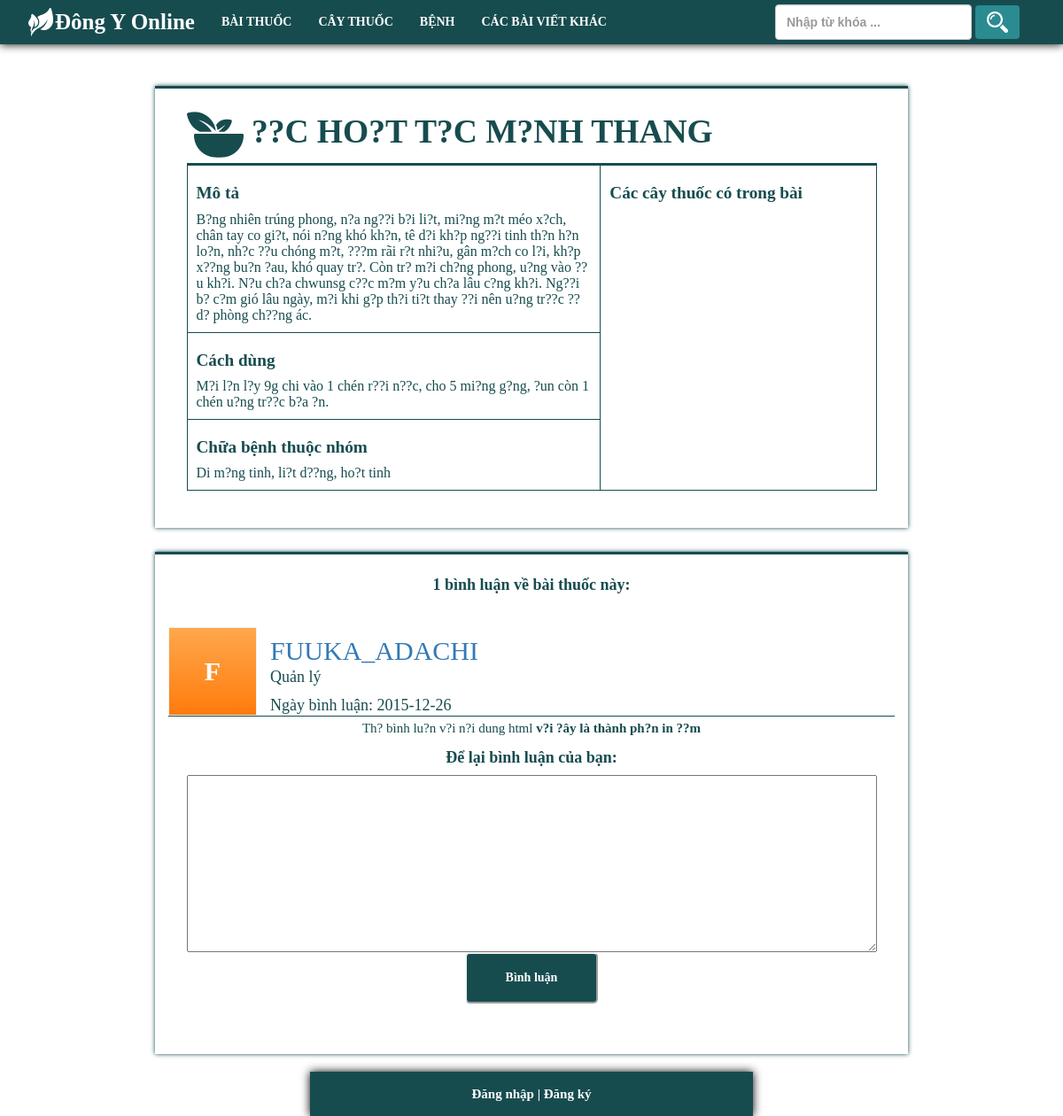
Page /binhluanbaithuoc.php?maBaiThuoc=2 on the committed database.
### tables this page shows
CREATE TABLE `baithuoc` (
  `maBaiThuoc` int(11) NOT NULL,
  `tenBaiThuoc` varchar(128) NOT NULL,
  `moTaTacDung` varchar(2048) DEFAULT NULL COMMENT 'Mô tả về tác dụng của bài thuốc',
  `maBenh` int(11) DEFAULT NULL COMMENT 'Chữa bệnh thuộc nhóm nào',
  `cachDung` text NOT NULL,
  `trangThai` tinyint(1) NOT NULL DEFAULT '-1' COMMENT '1:Active, 0: In Active, -1:In Processing'
);

CREATE TABLE `benh` (
  `maBenh` int(11) NOT NULL COMMENT 'Mã bệnh',
  `tenBenh` varchar(128) NOT NULL COMMENT 'Tên bệnh'
);

CREATE TABLE `nguoidung` (
  `maNguoiDung` int(11) NOT NULL COMMENT 'Mã người dùng',
  `tenDangNhap` varchar(24) NOT NULL COMMENT 'Tên đăng nhập',
  `matKhau` varchar(32) NOT NULL COMMENT 'Mật khẩu',
  `hoTen` varchar(35) NOT NULL COMMENT 'Họ tên',
  `email` varchar(128) NOT NULL COMMENT 'Email',
  `maQuyen` int(11) NOT NULL COMMENT 'Mã quyền',
  `ngayDangKy` date NOT NULL COMMENT 'Ngày đăng ký',
  `trangThai` tinyint(1) NOT NULL DEFAULT '0' COMMENT 'Trạng thái kích hoạt (1:Active, 0: Inactive, -1:Banned)'
);

### database.php (called while the page is built, shortened)
<?php
	class database{
		public $host = 'localhost';
		public $user = 'root';
		public $pass = '12345678';
		public $dbName = 'thuocdongy';
		public $result = NULL;
		public function connect(){
			$this->conn = mysql_connect($this->host, $this->user, $this->pass);
			if($this->conn){
				$selectDB = mysql_select_db($this->dbName, $this->conn);
			}else{
				echo 'Not connect to database';
			}
		}
		public function query($sql){
			$this->result = mysql_query($sql);
		}
		public function fetch(){
			if($this->result){
				$rows = mysql_fetch_array($this->result);
				return $rows;
			}
		}
	}
?>

### binhluanbaithuoc.php (the view, shortened to what this page needs)
<html>
    <head>
        <link rel="stylesheet" href="./lib/bootstrap.min.css">
        <link rel="stylesheet" type="text/css" href="./css/home.css">
        <link rel="stylesheet" type="text/css" href="./css/search.css">
        <link rel="stylesheet" type="text/css" href="./css/custom-avarta.css">
        ﻿<?php
            include_once 'database.php';
            $doituong2 = new doituong();
            $maBaiThuoc = $_GET['maBaiThuoc'];
            $baiThuoc_req = mysql_query("SELECT * FROM baithuoc WHERE maBaiThuoc = '$maBaiThuoc'");
            $baiThuoc = mysql_fetch_array($baiThuoc_req);
            $nhomBenh_req = mysql_query("SELECT * FROM benh WHERE maBenh = '" .intVal($baiThuoc['maBenh']). "'");
            $nhomBenh = mysql_fetch_array($nhomBenh_req);
        ?>
    </head>
    <body id="myPage" >
        <?php
            include_once('header.php');
	?>
        <div class="white-trans-container">
            <div class="search-panel">
                <div class="left-header-panel">
                    <img src="./img/baithuoc.png"> <?php echo $baiThuoc['tenBaiThuoc'];?>
                </div>
                <table class="search-table" style="width: 95%;">
                    <tr>
                        <td>
                            <h4>Mô tả</h4><?php echo $baiThuoc['moTaTacDung'] ?>
                        </td>
                        <td class="right-td" rowspan="3">
                            <h4>Các cây thuốc có trong bài</h4>
                        </td>
                    </tr>
                    <tr>
                        <td>
                            <h4>Cách dùng</h4><?php echo $baiThuoc['cachDung'] ?>
                        </td>
                    </tr>
                    <tr>
                        <td>
                            <h4>Chữa bệnh thuộc nhóm</h4><?php echo $nhomBenh['tenBenh'] ?>
                        </td>
                    </tr>
                </table><br>
            </div><br>
            <?php
                $binhluanbaithuoc_req = mysql_query("SELECT * FROM binhluanbaithuoc WHERE maBaiThuoc='$maBaiThuoc'");
                $nbre_binhluanbaithuoc = mysql_num_rows($binhluanbaithuoc_req);
                $a = array();
                while($row = mysql_fetch_array($binhluanbaithuoc_req)){
                    $a[] = $row;
                }
            ?>
            <div class="search-panel" id="commentarea">
                <h4><?php echo $nbre_binhluanbaithuoc ?> bình luận về bài thuốc này:</h4><br/>
                <?php foreach ($a as $binhluanbaithuoc) {
                    $sql2 = "SELECT * from nguoidung where maNguoiDung = '".$binhluanbaithuoc['maNguoiDung']."'";
                    $doituong2->query($sql2);
                    $rows2 = $doituong2->fetch();
                    $nguoidung = $rows2['tenDangNhap'];
                    $maquyen = intVal($rows2['maQuyen']);
                    $av = (intVal($rows2['maNguoiDung'])%10);
                ?>
                <div class="comment-panel">
                    <?php echo "<div class='av" .$av. "'>" .$nguoidung[0]. "</div>";?><div class="comment-space">.</div>
                    <div class="comment-panel-name"><?php echo "<a href='chitietnguoidung.php?maNguoiDung=" .$rows2['maNguoiDung']. "'>" .$nguoidung. "</a>";?></div>
                    <div class="comment-panel-content"><?php
                            switch ($maquyen){
                                case 3:
                                    echo "Quản lý";
                                    break;
                            }
                            echo "<br>";
                            echo "Ngày bình luận: " .$binhluanbaithuoc['ngayBinhLuan']. "";
                        ?>
                    </div>
                    <div class="comment-clear">.</div>
                    <?php echo $binhluanbaithuoc['noiDung'];?>
                </div>
                <?php } ?>
                <h4>Để lại bình luận của bạn:</h4>
                <form method="POST" action="binhluan-process.php">
                    <textarea name="noiDung" style="width: 95%; height: 200px;" required></textarea>
                    <input type="submit" name="submit" value="Bình luận" class="button"/>
                </form><br>
            </div>
    </div>
        <?php
            include_once('footer.php');
	?>
    </body>
</html>

### css/home.css (style rules this page uses)
body { font: 400 15px sans-serif; line-height: 1.8; color: #818181; width: 100%; height: 100%; background-image: url(../img/index-bg.jpg); background-size: cover; background-attachment: fixed; background-position: center center; font-family: Palatino Linotype; }
.white-trans-container { min-height: 100vh; padding: 70px; width: 100%; background-color: rgba(255,255,255,0.9); color: #174C4F; text-align: center; line-height: auto; }
table { width: 100%; border: 2px solid #174C4F; border-collapse: collapse; color: #174C4F; margin: auto; }
th, tr, td { border: 1px solid #174C4F; padding: 10px; }
.button { background-color: #174C4F; outline: none; font-size: 14px; font-weight: bold; height: auto; width: 150px!important; font-weight: bold; padding: 14px; font-family: Palatino Linotype; border-color: #F0F3F3; color: #FFF; border-radius: 5px; }

### css/search.css (style rules this page uses)
.search-panel { margin: auto; width: 850px; background-color: #FFF; padding: 15px; box-shadow: 0px 0px 5px #174C4F; border-top: 3px solid #174C4F; }
.left-header-panel { width: 95%; margin: auto; border-bottom: 2px solid #174C4F; font-size: 250%; text-transform: uppercase; font-weight: bold; text-align: left; }
.search-table { width: 100%; margin: auto; border: none!important; }
input { width: 100%; }
h4 { font-weight: bold; font-size: 120%; }
.right-td { vertical-align: top; width: 40%; }

### css/custom-avarta.css (style rules this page uses)
.comment-panel-name { height: 40px; text-transform: uppercase; text-align: left!important; font-size: 200%; }
.comment-panel-content { text-align: left!important; height: 60px; font-size: 120%; }
.comment-clear { clear: both; color: transparent; height: 0px; border-bottom: 1px solid #174C4F; }
.comment-space { height: 100px; width: 15px; color: transparent; float: left; }
.av6 { text-transform: uppercase; float: left; display: flex; align-items: center; justify-content: center; color: #FFF; font-weight: bold; font-size: 200%; height: 100px; width: 100px; border: 1px solid #F0F3F3; background: #ffa84c; background: -moz-linear-gradient(top, #ffa84c 0%, #ff7b0d 100%); background: -webkit-linear-gradient(top, #ffa84c 0%,#ff7b0d 100%); background: linear-gradient(to bottom, #ffa84c 0%,#ff7b0d 100%); filter: progid:DXImageTransform.Microsoft.gradient( startColorstr='#ffa84c', endColorstr='#ff7b0d',GradientType=0 ); }

### rows in the picture
baithuoc: tenBaiThuoc "??C HO?T T?C M?NH THANG", moTaTacDung "B?ng nhiên trúng phong, n?a ng??i b?i li?t, mi?ng m?t méo x?ch, chân tay co gi?t, nói n?ng khó kh?n, tê d?i kh?p ng??i tinh th?n h?n lo?n, nh?c ??u chóng m?t, ???m rãi r?t nhi?u, gân m?ch co l?i, kh?p x??ng bu?n ?au, khó quay tr?. Còn tr? m?i ch?ng phong, u?ng vào ??u kh?i. N?u ch?a chwunsg c??c m?m y?u ch?a lâu c?ng kh?i. Ng??i b? c?m gió lâu ngày, m?i khi g?p th?i ti?t thay ??i nên u?ng tr??c ?? d? phòng ch??ng ác.", cachDung "M?i l?n l?y 9g chi vào 1 chén r??i n??c, cho 5 mi?ng g?ng, ?un còn 1 chén u?ng tr??c b?a ?n."
benh: tenBenh "Di m?ng tinh, li?t d??ng, ho?t tinh"
nguoidung: tenDangNhap "F", tenDangNhap "FUUKA_ADACHI"

### other values in the picture
$nbre_binhluanbaithuoc "1"
$binhluanbaithuoc['ngayBinhLuan'] "2015-12-26"
$binhluanbaithuoc['noiDung'] "Th? bình lu?n v?i n?i dung html v?i ?ây là thành ph?n in ??m"
